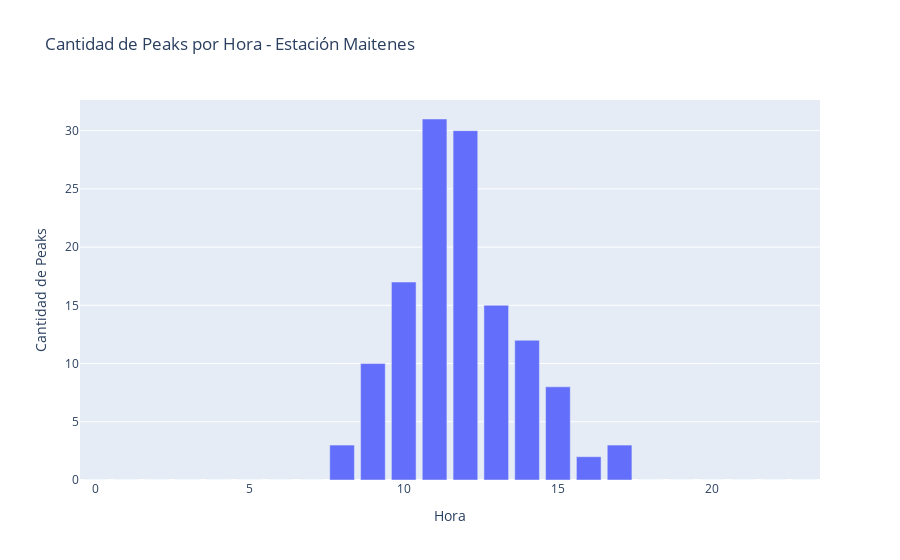

The notebook cell this image was saved under:
### Markdown cell above
Histograma de frecuencia de peaks por cada hora para la estación Los Maitenes.

### Code cell
barplot_peaks( maitenes_peaks_df, 'Maitenes', 133 )

### Figure 1 — Plotly figure (JSON) as saved in the notebook; plotly's stock layout.template omitted (floating-point values rounded to 4 significant figures)
{"data": [{"alignmentgroup": "True", "hovertemplate": "Hora=%{x}<br>Cantidad de Peaks=%{y}<extra></extra>", "legendgroup": "", "marker": {"color": "#636efa", "pattern": {"shape": ""}}, "name": "", "offsetgroup": "", "orientation": "v", "showlegend": false, "textposition": "auto", "type": "bar", "x": [0, 1, 2, 3, 4, 5, 6, 7, 8, 9, 10, 11, 12, 13, 14, 15, 16, 17, 18, 19, 20, 21, 22, 23], "xaxis": "x", "y": [0, 0, 0, 0, 0, 0, 0, 0, 3, 10, 17, 31, 30, 15, 12, 8, 2, 3, 0, 0, 0, 0, 0, 0], "yaxis": "y"}], "layout": {"barmode": "relative", "legend": {"tracegroupgap": 0}, "title": {"text": "Cantidad de Peaks por Hora - Estación Maitenes"}, "xaxis": {"anchor": "y", "domain": [0, 1], "title": {"text": "Hora"}}, "yaxis": {"anchor": "x", "domain": [0, 1], "title": {"text": "Cantidad de Peaks"}}}}
